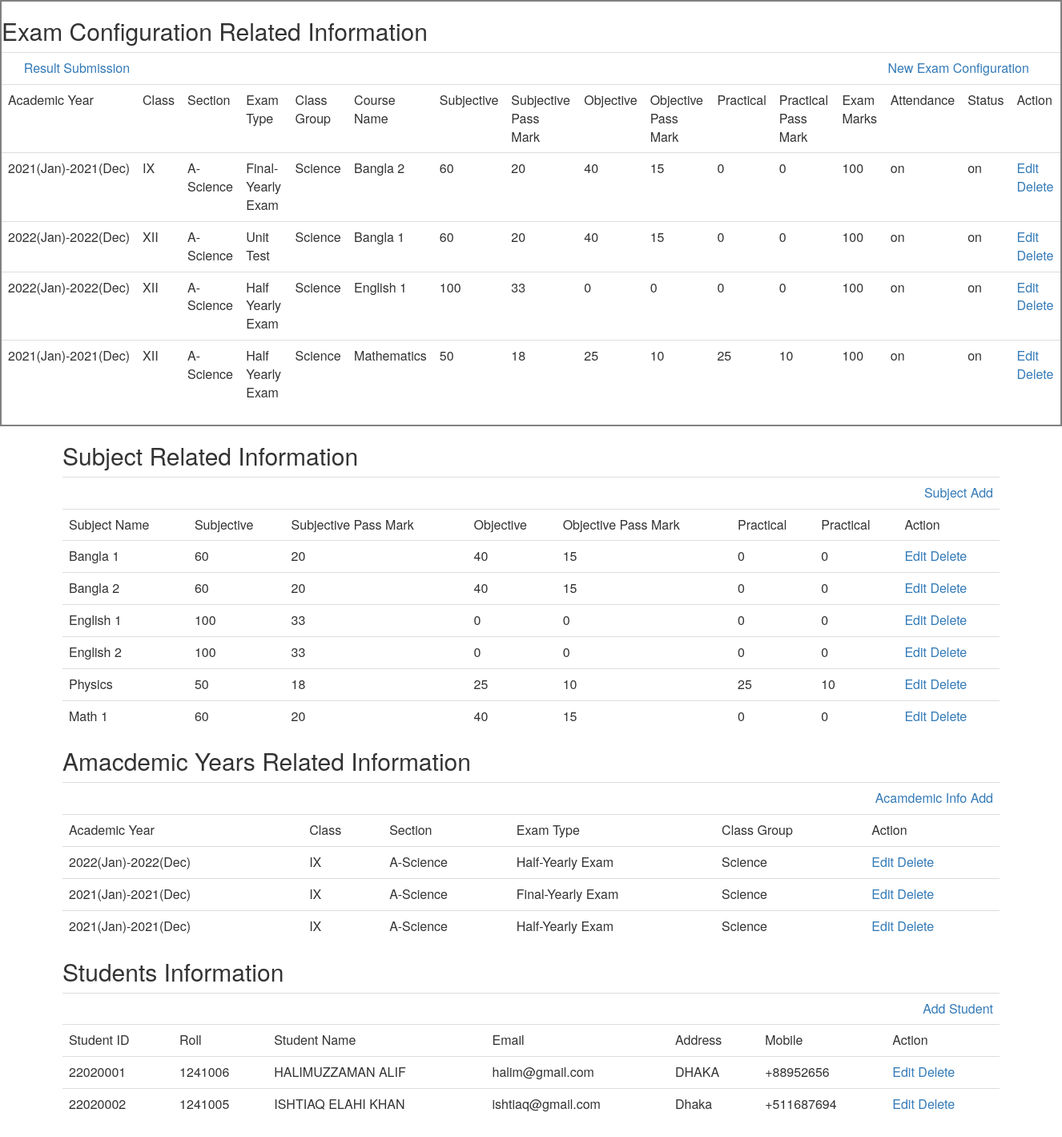
The page / on the database its author committed.
### tables this page shows
CREATE TABLE `excon` (
  `exconid` int(11) NOT NULL,
  `ayear` varchar(50) NOT NULL,
  `aclass` varchar(50) NOT NULL,
  `asection` varchar(50) NOT NULL,
  `aexam` varchar(50) NOT NULL,
  `agroup` varchar(50) NOT NULL,
  `sname` varchar(50) NOT NULL,
  `subjective` int(11) NOT NULL,
  `subjective_pass` int(11) NOT NULL,
  `objective` int(11) NOT NULL,
  `objective_pass` int(11) NOT NULL,
  `practical` int(11) NOT NULL,
  `practical_pass` int(11) NOT NULL,
  `exmark` int(11) NOT NULL,
  `atten` varchar(50) NOT NULL,
  `status` varchar(50) NOT NULL
);

CREATE TABLE `subjects` (
  `scode` int(11) NOT NULL,
  `sname` varchar(50) NOT NULL,
  `subjective` int(11) NOT NULL,
  `subjective_pass` int(11) NOT NULL,
  `objective` int(11) NOT NULL,
  `objective_pass` int(11) NOT NULL,
  `practical` int(11) NOT NULL,
  `practical_pass` int(11) NOT NULL
);

CREATE TABLE `academy_info` (
  `acode` int(11) NOT NULL,
  `ayear` varchar(50) NOT NULL,
  `aclass` varchar(50) NOT NULL,
  `asection` varchar(50) NOT NULL,
  `aexam` varchar(50) NOT NULL,
  `agroup` varchar(50) NOT NULL
);

CREATE TABLE `register` (
  `id` int(11) NOT NULL,
  `studentid` int(11) NOT NULL,
  `stdroll` int(11) NOT NULL,
  `address` text NOT NULL,
  `email` varchar(64) NOT NULL,
  `mobile` varchar(12) NOT NULL,
  `sname` varchar(50) NOT NULL
);

### application/controllers/Register.php (called while the page is built, shortened)
<?php
class Register extends CI_Controller
{
    public function __construct()
    {
        $this->load->model('register_model');
        $this->load->helper('url');
    }
    public function index()
    {
        $arrData['register_detail'] = $this->register_model->get_all_register_detail();
        $arrData['sub_detail'] = $this->register_model->get_all_sub_detail();
        $arrData['aca_detail'] = $this->register_model->get_all_academy_detail();
        $arrData['excon_detail'] = $this->register_model->get_all_excon_detail();
        $this->load->view('list', $arrData);
    }
}

### index.php (called while the page is built, shortened)
<?php
require_once BASEPATH.'core/CodeIgniter.php';

### application/models/register_model.php (called while the page is built, shortened)
<?php
class Register_model extends CI_Model
{
    public function get_all_register_detail()
    {
        $this->db->select('*');
        $this->db->from('register');
        $objQuery = $this->db->get();
        return $objQuery->result_array();
    }
    public function get_all_sub_detail()
    {
        $this->db->select('*');
        $this->db->from('subjects');
        $objQuery = $this->db->get();
        return $objQuery->result_array();
    }
    public function get_all_academy_detail()
    {
        $this->db->select('*');
        $this->db->from('academy_info');
        $objQuery = $this->db->get();
        return $objQuery->result_array();
    }
    public function get_all_excon_detail()
    {
        $this->db->select('*');
        $this->db->from('excon');
        $objQuery = $this->db->get();
        return $objQuery->result_array();
    }
}

### application/views/list.php (the view, shortened to what this page needs)
<html>
<head>
    <link rel="stylesheet" href="https://maxcdn.bootstrapcdn.com/bootstrap/3.3.7/css/bootstrap.min.css">
</head>
<body>
    <div style="border: 2px solid gray;">
        <h2>Exam Configuration Related Information</h2>
        <table class="table">
            <tr>
                <td colspan="0" align="right"><a href="<?php echo site_url('register/stdadd'); ?>">Result Submission</a></td>
                <td></td>
                <td>
                <td></td>
                </td>
                <td colspan="16" align="right"><a href="<?php echo site_url('register/exconadd'); ?>">New Exam Configuration</a> &nbsp; &nbsp;&nbsp; &nbsp;</td>
            </tr>
            <tr>
                <td>Academic Year</td>
                <td>Class</td>
                <td>Section</td>
                <td>Exam Type</td>
                <td>Class Group</td>
                <td>Course Name</td>
                <td>Subjective</td>
                <td>Subjective Pass Mark</td>
                <td>Objective</td>
                <td>Objective Pass Mark</td>
                <td>Practical</td>
                <td>Practical Pass Mark</td>
                <td>Exam Marks</td>
                <td>Attendance</td>
                <td>Status</td>
                <td>Action</td>
            </tr>
            <?php
            foreach ($excon_detail as $excon) {
            ?>
                <tr>
                    <td><?php echo $excon['ayear']; ?></td>
                    <td><?php echo $excon['aclass']; ?></td>
                    <td><?php echo $excon['asection']; ?></td>
                    <td><?php echo $excon['aexam']; ?></td>
                    <td><?php echo $excon['agroup']; ?></td>
                    <td><?php echo $excon['sname']; ?></td>
                    <td><?php echo $excon['subjective']; ?></td>
                    <td><?php echo $excon['subjective_pass']; ?></td>
                    <td><?php echo $excon['objective']; ?></td>
                    <td><?php echo $excon['objective_pass']; ?></td>
                    <td><?php echo $excon['practical']; ?></td>
                    <td><?php echo $excon['practical_pass']; ?></td>
                    <td><?php echo $excon['exmark']; ?></td>
                    <td><?php echo $excon['atten']; ?></td>
                    <td><?php echo $excon['status']; ?></td>
                    <td><a href="<?php echo site_url('register/exconedit/'); ?><?php echo $excon['exconid']; ?>">Edit</a>
                        <a href="<?php echo site_url('register/deleteexcon/'); ?><?php echo $excon['exconid']; ?>">Delete</a>
                    </td>
                </tr>
            <?php
            }
            ?>
        </table>
    </div>
    <div class="container">
        <div class="row">
            <div class="col-md-2"></div>
                <h2>Subject Related Information</h2>
                <table class="table">
                    <tr>
                        <td></td>
                        <td>
                        <td></td>
                        </td>
                        <td colspan="5" align="right"><a href="<?php echo site_url('register/subadd'); ?>">Subject Add</a></td>
                    </tr>
                    <tr>
                        <td>Subject Name</td>
                        <td>Subjective</td>
                        <td>Subjective Pass Mark</td>
                        <td>Objective</td>
                        <td>Objective Pass Mark</td>
                        <td>Practical</td>
                        <td>Practical</td>
                        <td>Action</td>
                    </tr>
                    <?php
                    foreach ($sub_detail as $sub) {
                    ?>
                        <tr>
                            <td><?php echo $sub['sname']; ?></td>
                            <td><?php echo $sub['subjective']; ?></td>
                            <td><?php echo $sub['subjective_pass']; ?></td>
                            <td><?php echo $sub['objective']; ?></td>
                            <td><?php echo $sub['objective_pass']; ?></td>
                            <td><?php echo $sub['practical']; ?></td>
                            <td><?php echo $sub['practical_pass']; ?></td>
                            <td><a href="<?php echo site_url('register/subedit/'); ?><?php echo $sub['scode']; ?>">Edit</a>
                                <a href="<?php echo site_url('register/deletesub/'); ?><?php echo $sub['scode']; ?>">Delete</a>
                            </td>
                        </tr>
                    <?php
                    }
                    ?>
                </table>
                <h2>Amacdemic Years Related Information</h2>
                <table class="table">
                    <tr>
                        <td></td>
                        <td colspan="5" align="right"><a href="<?php echo site_url('register/acaadd'); ?>">Acamdemic Info Add</a></td>
                    </tr>
                    <tr>
                        <td>Academic Year</td>
                        <td>Class</td>
                        <td>Section</td>
                        <td>Exam Type</td>
                        <td>Class Group</td>
                        <td>Action</td>
                    </tr>
                    <?php
                    foreach ($aca_detail as $aca) {
                    ?>
                        <tr>
                            <td><?php echo $aca['ayear']; ?></td>
                            <td><?php echo $aca['aclass']; ?></td>
                            <td><?php echo $aca['asection']; ?></td>
                            <td><?php echo $aca['aexam']; ?></td>
                            <td><?php echo $aca['agroup']; ?></td>
                            <td><a href="<?php echo site_url('register/acaedit/'); ?><?php echo $aca['acode']; ?>">Edit</a>
                                <a href="<?php echo site_url('register/deleteaca/'); ?><?php echo $aca['acode']; ?>">Delete</a>
                            </td>
                        </tr>
                    <?php
                    }
                    ?>
                </table>
                <h2>Students Information</h2>
                <table class="table">
                    <tr>
                        <td>
                        <td></td>
                        </td>
                        <td colspan="5" align="right"><a href="<?php echo site_url('register/add'); ?>">Add Student</a></td>
                    </tr>
                    <tr>
                        <td>Student ID</td>
                        <td>Roll</td>
                        <td>Student Name</td>
                        <td>Email</td>
                        <td>Address</td>
                        <td>Mobile</td>
                        <td>Action</td>
                    </tr>
                    <?php
                    foreach ($register_detail as $rg) {
                    ?>
                        <tr>
                            <td><?php echo $rg['studentid']; ?></td>
                            <td><?php echo $rg['stdroll']; ?></td>
                            <td><?php echo $rg['sname']; ?></td>
                            <td><?php echo $rg['email']; ?></td>
                            <td><?php echo $rg['address']; ?></td>
                            <td><?php echo $rg['mobile']; ?></td>
                            <td><a href="<?php echo site_url('register/edit/'); ?><?php echo $rg['id']; ?>">Edit</a>
                                <a href="<?php echo site_url('register/delete/'); ?><?php echo $rg['id']; ?>">Delete</a>
                            </td>
                        </tr>
                    <?php
                    }
                    ?>
                </table>
        </div>
    </div>
</body>
</html>

### rows shown on the page
excon: ayear "2021(Jan)-2021(Dec)", aclass "IX", asection "A-Science", aexam "Final-Yearly Exam", agroup "Science", sname "Bangla 2", subjective "60", subjective_pass "20", objective "40", objective_pass "15", practical "0", practical_pass "0", exmark "100", atten "on", status "on"
excon: ayear "2022(Jan)-2022(Dec)", aclass "XII", asection "A-Science", aexam "Unit Test", agroup "Science", sname "Bangla 1", subjective "60", subjective_pass "20", objective "40", objective_pass "15", practical "0", practical_pass "0", exmark "100", atten "on", status "on"
excon: ayear "2022(Jan)-2022(Dec)", aclass "XII", asection "A-Science", aexam "Half Yearly Exam", agroup "Science", sname "English 1", subjective "100", subjective_pass "33", objective "0", objective_pass "0", practical "0", practical_pass "0", exmark "100", atten "on", status "on"
excon: ayear "2021(Jan)-2021(Dec)", aclass "XII", asection "A-Science", aexam "Half Yearly Exam", agroup "Science", sname "Mathematics", subjective "50", subjective_pass "18", objective "25", objective_pass "10", practical "25", practical_pass "10", exmark "100", atten "on", status "on"
subjects: sname "Bangla 1", subjective "60", subjective_pass "20", objective "40", objective_pass "15", practical "0", practical_pass "0"
subjects: sname "Bangla 2", subjective "60", subjective_pass "20", objective "40", objective_pass "15", practical "0", practical_pass "0"
subjects: sname "English 1", subjective "100", subjective_pass "33", objective "0", objective_pass "0", practical "0", practical_pass "0"
subjects: sname "English 2", subjective "100", subjective_pass "33", objective "0", objective_pass "0", practical "0", practical_pass "0"
subjects: sname "Physics", subjective "50", subjective_pass "18", objective "25", objective_pass "10", practical "25", practical_pass "10"
subjects: sname "Math 1", subjective "60", subjective_pass "20", objective "40", objective_pass "15", practical "0", practical_pass "0"
academy_info: ayear "2022(Jan)-2022(Dec)", aclass "IX", asection "A-Science", aexam "Half-Yearly Exam", agroup "Science"
academy_info: ayear "2021(Jan)-2021(Dec)", aclass "IX", asection "A-Science", aexam "Final-Yearly Exam", agroup "Science"
academy_info: ayear "2021(Jan)-2021(Dec)", aclass "IX", asection "A-Science", aexam "Half-Yearly Exam", agroup "Science"
register: studentid "22020001", stdroll "1241006", sname "HALIMUZZAMAN ALIF", email "halim@gmail.com", address "DHAKA", mobile "+88952656"
register: studentid "22020002", stdroll "1241005", sname "ISHTIAQ ELAHI KHAN", email "ishtiaq@gmail.com", address "Dhaka", mobile "+511687694"
